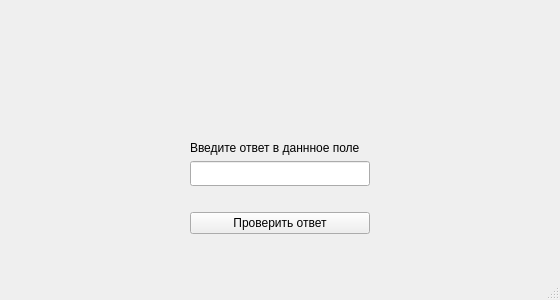
<?xml version="1.0" encoding="UTF-8"?>
<ui version="4.0">
 <class>writing_window</class>
 <widget class="QMainWindow" name="writing_window">
  <property name="geometry">
   <rect>
    <x>0</x>
    <y>0</y>
    <width>560</width>
    <height>300</height>
   </rect>
  </property>
  <property name="minimumSize">
   <size>
    <width>560</width>
    <height>300</height>
   </size>
  </property>
  <property name="maximumSize">
   <size>
    <width>16777215</width>
    <height>16777215</height>
   </size>
  </property>
  <property name="windowTitle">
   <string>Запись</string>
  </property>
  <widget class="QWidget" name="centralwidget">
   <layout class="QGridLayout" name="gridLayout_2">
    <item row="0" column="0">
     <layout class="QGridLayout" name="gridLayout">
      <item row="8" column="1">
       <spacer name="verticalSpacer">
        <property name="orientation">
         <enum>Qt::Vertical</enum>
        </property>
        <property name="sizeHint" stdset="0">
         <size>
          <width>20</width>
          <height>40</height>
         </size>
        </property>
       </spacer>
      </item>
      <item row="5" column="1">
       <widget class="QLineEdit" name="user_answer">
        <property name="minimumSize">
         <size>
          <width>0</width>
          <height>25</height>
         </size>
        </property>
        <property name="text">
         <string/>
        </property>
       </widget>
      </item>
      <item row="6" column="1">
       <spacer name="horizontalSpacer_3">
        <property name="orientation">
         <enum>Qt::Horizontal</enum>
        </property>
        <property name="sizeHint" stdset="0">
         <size>
          <width>40</width>
          <height>20</height>
         </size>
        </property>
       </spacer>
      </item>
      <item row="0" column="1">
       <spacer name="verticalSpacer_4">
        <property name="orientation">
         <enum>Qt::Vertical</enum>
        </property>
        <property name="sizeHint" stdset="0">
         <size>
          <width>20</width>
          <height>40</height>
         </size>
        </property>
       </spacer>
      </item>
      <item row="3" column="2">
       <spacer name="horizontalSpacer_2">
        <property name="orientation">
         <enum>Qt::Horizontal</enum>
        </property>
        <property name="sizeHint" stdset="0">
         <size>
          <width>40</width>
          <height>20</height>
         </size>
        </property>
       </spacer>
      </item>
      <item row="7" column="1">
       <widget class="QPushButton" name="next_btn">
        <property name="text">
         <string>Проверить ответ</string>
        </property>
       </widget>
      </item>
      <item row="2" column="1">
       <widget class="QLabel" name="question">
        <property name="minimumSize">
         <size>
          <width>0</width>
          <height>20</height>
         </size>
        </property>
        <property name="font">
         <font>
          <pointsize>11</pointsize>
         </font>
        </property>
        <property name="text">
         <string/>
        </property>
       </widget>
      </item>
      <item row="1" column="1">
       <spacer name="verticalSpacer_2">
        <property name="orientation">
         <enum>Qt::Vertical</enum>
        </property>
        <property name="sizeHint" stdset="0">
         <size>
          <width>20</width>
          <height>40</height>
         </size>
        </property>
       </spacer>
      </item>
      <item row="3" column="1">
       <spacer name="verticalSpacer_3">
        <property name="orientation">
         <enum>Qt::Vertical</enum>
        </property>
        <property name="sizeHint" stdset="0">
         <size>
          <width>20</width>
          <height>40</height>
         </size>
        </property>
       </spacer>
      </item>
      <item row="3" column="0">
       <spacer name="horizontalSpacer">
        <property name="orientation">
         <enum>Qt::Horizontal</enum>
        </property>
        <property name="sizeHint" stdset="0">
         <size>
          <width>40</width>
          <height>20</height>
         </size>
        </property>
       </spacer>
      </item>
      <item row="4" column="1">
       <widget class="QLabel" name="label">
        <property name="text">
         <string>Введите ответ в даннное поле</string>
        </property>
       </widget>
      </item>
     </layout>
    </item>
   </layout>
  </widget>
  <widget class="QStatusBar" name="statusbar"/>
 </widget>
 <resources/>
 <connections/>
</ui>
